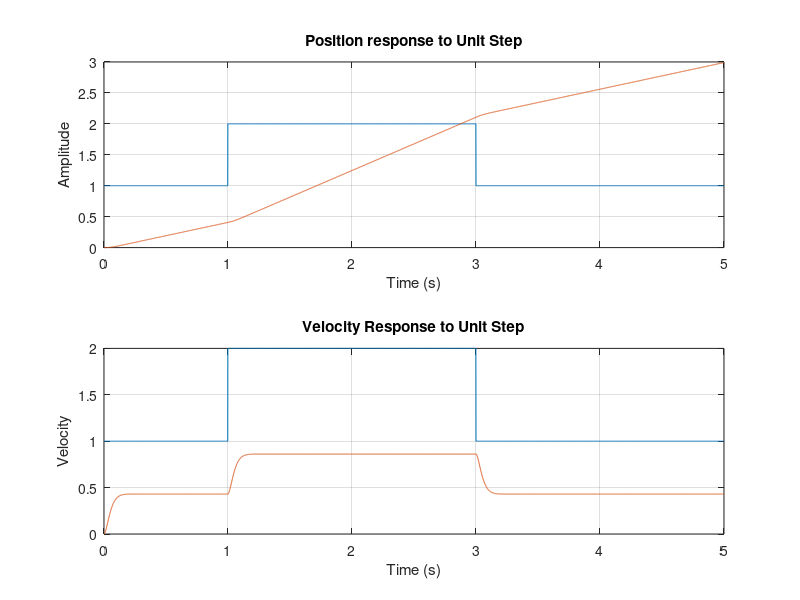

Write MATLAB code to recreate this figure.
%declare parameters of the model
k_tau = 0.026; % Nm/A
k_B = 0.02;  % Vs/rad

L = 0.062; %inductance of armature
R = 2.5; %resistance of armature
n = 20; %gear ratio of reduction gear system
dur = 5; %time duration

J_eq = 0.00004; %equivalent inertia
b_eq = 0.001; %equivalent viscous damping constant

%numerator coefficients
a0 = k_tau/n;

%dinominator  coefficient
b0 = R*b_eq + k_B*k_tau;
b1 = L*b_eq + R*J_eq;
b2 = L*J_eq;

%transfer function can be decalred in two ways

%method 01
Pos_sys = tf(a0,[b2 b1 b0 0]);

%method02
s = tf('s');
G = a0/(b2*s^3+b1*s^2+b0*s+0);
H = a0/(b2*s^2+b1*s+b0);

%position response of the system
%unit step response is given by
% subplot(211);
% step(Pos_sys,dur); grid on; title("Position Response");

%Position response for a custom input can be given by
t = 0:0.001:dur;   %time vector
u = ones(size(t)); %custom input
u(1/0.001:3/0.001) = 2;
response = lsim(G, u, t); 
subplot(211);
plot(t,u,t,response); grid on;
xlabel('Time (s)');
ylabel('Amplitude');
title('Position response to Unit Step');

%velocity respose of the system
%unit step response is given by
% Vel_sys = tf(a0,[b2 b1 b0]);
% subplot(212);
% step(Vel_sys,dur); grid on; title("Velocity Response"); ylabel("Velocity")

%Velocity resposnse output for a custom input can be given by
t = 0:0.001:dur;   %time vector
u = ones(size(t)); %custom input
u(1/0.001:3/0.001) = 2;
response = lsim(H, u, t);
subplot(212);
plot(t,u,t,response); grid on;
xlabel('Time (s)');
ylabel('Velocity');
title('Velocity Response to Unit Step');